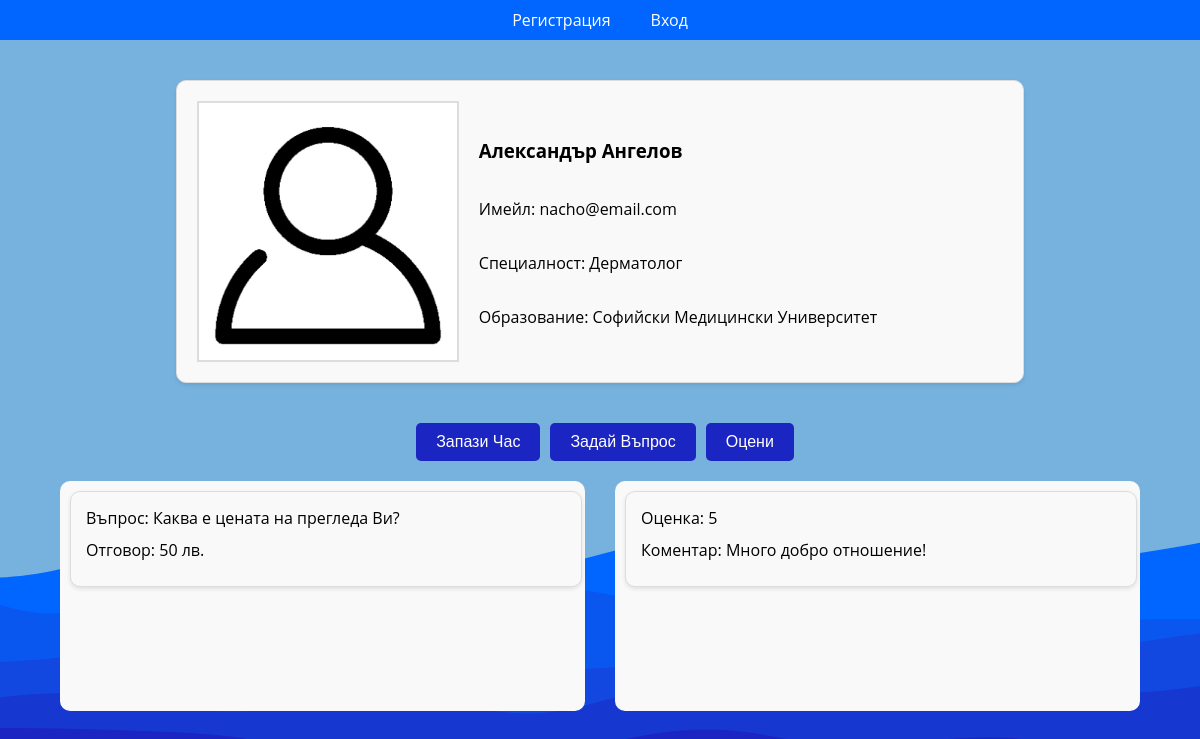
Page /byte/doctor.php?id=30 on the committed database.
### tables this page shows
CREATE TABLE `photos` (
  `id` bigint(60) NOT NULL COMMENT 'ID of the photo',
  `photo_url` mediumtext NOT NULL,
  `alt` varchar(30) DEFAULT NULL
);

CREATE TABLE `users` (
  `id` bigint(20) NOT NULL COMMENT 'primary key',
  `first_name` varchar(50) DEFAULT NULL COMMENT 'the user''s first name',
  `last_name` varchar(50) DEFAULT NULL COMMENT 'the user''s last name',
  `user_type` varchar(20) NOT NULL DEFAULT 'USER' COMMENT 'foreign key to user''s type',
  `email` varchar(50) NOT NULL COMMENT 'the user''s email',
  `password` varchar(300) NOT NULL COMMENT 'the user''s password',
  `phone` varchar(50) DEFAULT NULL COMMENT 'the user''s phone',
  `profile_picture_id` bigint(60) NOT NULL DEFAULT 1 COMMENT 'Foreign Key to the Profile picture'
);

CREATE TABLE `doctors_info` (
  `id` bigint(20) NOT NULL COMMENT 'foreign key to the User id in the users table',
  `specialty` varchar(50) NOT NULL COMMENT 'the doctor''s specialty',
  `education` varchar(100) NOT NULL COMMENT 'the doctor''s university'
);

CREATE TABLE `questions` (
  `id` bigint(60) NOT NULL,
  `doctor_id` bigint(60) DEFAULT NULL,
  `user_id` bigint(60) DEFAULT NULL,
  `question` varchar(500) NOT NULL,
  `answer` varchar(200) DEFAULT NULL
);

CREATE TABLE `reviews` (
  `id` bigint(60) NOT NULL,
  `doctor_id` bigint(60) DEFAULT NULL,
  `client_id` bigint(60) DEFAULT NULL,
  `rating` bigint(60) NOT NULL,
  `comment` varchar(200) DEFAULT NULL
);

### database/database.php (called while the page is built, shortened)
<?php
  class Database
  {
    private $connection;
    public function __construct()
    {
      $host = 'localhost';
      $username = 'admin';
      $password = 'admin';
      $databaseName = 'byte';
      $this->connection = new PDO("mysql:host=$host;dbname=$databaseName", $username, $password);
      $this->connection->setAttribute(PDO::ATTR_ERRMODE, PDO::ERRMODE_EXCEPTION);
    }
    public function getConnection(): PDO
    {
      return $this->connection;
    }
  }

### database/repositories/DoctorRepository.php (called while the page is built, shortened)
<?php
  require_once __DIR__ . '/DoctorInfoRepository.php';
  require_once __DIR__ . '/UsersRepository.php';
  require_once __DIR__ . '/../../models/User.php';
  require_once __DIR__ . '/../../models/Doctor.php';
  require_once __DIR__ . '/../../models/DoctorInfo.php';
  class DoctorRepository
  {
    private UsersRepository $usersRepository;
    private DoctorInfoRepository $doctorInfoRepository;
    public function __construct()
    {
      $this->usersRepository = new UsersRepository();
      $this->doctorInfoRepository = new DoctorInfoRepository();
    }
    public function getById($id): ?Doctor
    {
      $user = $this->usersRepository->getDoctorById($id);
      $doctorInfo = $this->doctorInfoRepository->getById($id);
      return new Doctor(
          $user->id,
          $user->firstName,
          $user->lastName,
          $user->email,
          $user->profilePicture,
          $doctorInfo->specialty,
          $doctorInfo->education
      );
    }
  }

### database/repositories/Repository.php (called while the page is built, shortened)
<?php
  require __DIR__ . '/../database.php';
  class Repository
  {
    protected Database $database;
    protected string $tableName;
    public function __construct($tableName)
    {
      $this->database = new Database();
      $this->tableName = $tableName;
    }
    public function select($data, $operator = "&&"): false|array
    {
      $columns = array_keys($data);
      $placeholders = array_map(function ($value) {
        return "$value=?";
      }, $columns);
      $valuesPlaceholders = implode($operator, $placeholders);
      $command = "SELECT * FROM $this->tableName WHERE $valuesPlaceholders";
      $query = $this->database->getConnection()->prepare($command);
      $index = 1;
      foreach ($data as $key => $value) {
        $query->bindValue($index++, $value);
      }
      $query->execute();
      return $query->fetchAll(PDO::FETCH_ASSOC);
    }
  }

### database/repositories/UsersRepository.php (called while the page is built, shortened)
<?php
  require_once __DIR__ . '/Repository.php';
  require_once __DIR__ . '/PhotoRepository.php';
  require_once __DIR__ . '/../../models/User.php';
  class UsersRepository extends Repository
  {
    private PhotoRepository $photoRepository;
    public function __construct()
    {
      $this->photoRepository = new PhotoRepository();
    }
    public function getById($id): ?User
    {
      $users = $this->select([
          "id" => $id
      ]);
      return $this->constructUser($users[0]);
    }
    private function constructUser($foundUser): User
    {
      $user = new User(
          $foundUser['first_name'],
          $foundUser['last_name'],
          $foundUser['email'],
          $foundUser['password'],
          $foundUser['user_type']
      );
      $user->id = $foundUser['id'] ?? null;
      $user->phone = $foundUser['phone'] ?? '';
      $user->profilePictureId = $foundUser['profile_picture_id'] ?? 1;
      $user->profilePicture = $this->photoRepository->getById($user->profilePictureId);
      $user->profilePicture->userId = $user->id;
      return $user;
    }
    public function getDoctorById($id): ?User
    {
      $users = $this->select([
          "user_type" => 'DOCTOR',
          "id" => $id
      ]);
      return $this->constructUser($users[0]);
    }
  }

### database/repositories/PhotoRepository.php (called while the page is built, shortened)
<?php
  require_once __DIR__ . '/Repository.php';
  class PhotoRepository extends Repository
  {
    public function getById($id): ?Photo
    {
      $photos = $this->select([
          "id" => $id
      ]);
      return $this->constructPhoto($photos[0]);
    }
    private function constructPhoto($foundPhoto): Photo
    {
      $photo = new Photo(
          $foundPhoto['photo_url'],
          $foundPhoto['alt'],
      );
      $photo->id = $foundPhoto['id'] ?? null;
      return $photo;
    }
  }

### database/repositories/DoctorInfoRepository.php (called while the page is built, shortened)
<?php
  require_once __DIR__ . '/Repository.php';
  require_once __DIR__ . '/UsersRepository.php';
  require_once __DIR__ . '/../../models/User.php';
  require_once __DIR__ . '/../../models/DoctorInfo.php';
  class DoctorInfoRepository extends Repository
  {
    private UsersRepository $usersRepository;
    public function __construct()
    {
      $this->usersRepository = new UsersRepository();
    }
    private function constructDoctorInfo(int $userId, $doctorInfo): DoctorInfo
    {
      return new DoctorInfo(
          $userId,
          $doctorInfo['specialty'],
          $doctorInfo['education']
      );
    }
    public function getById($id): ?DoctorInfo
    {
      $user = $this->usersRepository->getById($id);
      $doctorInfo = $this->select([
          'id' => $id
      ]);
      return $this->constructDoctorInfo($user->id, $doctorInfo[0]);
    }
  }

### models/User.php (called while the page is built, shortened)
<?php
  class User
  {
    public function __construct($firstName, $lastName, $email, $password, $userType = 'USER')
    {
      $this->firstName = $firstName;
      $this->lastName = $lastName;
      $this->email = $email;
    }
  }

### models/DoctorInfo.php (called while the page is built, shortened)
<?php
  class DoctorInfo
  {
    public function __construct($id, $specialty, $education)
    {
      $this->specialty = $specialty;
    }
  }

### database/repositories/QuestionRepository.php (called while the page is built, shortened)
<?php
require_once __DIR__ . '/UsersRepository.php';
require_once __DIR__ . '/../../models/User.php';
require_once __DIR__ . '/../../models/Question.php';
class QuestionRepository extends Repository
{
    private function constructQuestion($foundQuestion): ?Question
    {
      $question = new Question(
          $foundQuestion['doctor_id'],
          $foundQuestion['user_id'],
          $foundQuestion['question'],
          $foundQuestion['answer']
      );
      $question->id = $foundQuestion['id'] ?? null;
      return $question;
    }
    public function getQuestions($doctorId): ?array
    {
        $questionsForDoctor = $this->select([
            'doctor_id' => $doctorId
        ]);
        $questions = [];
        foreach ($questionsForDoctor as $question_for_doctor) {
          $questions[] = $this->constructQuestion($question_for_doctor);
        }
        return $questions;
    }
}
?>

### models/Question.php (called while the page is built, shortened)
<?php
  class Question
  {
    public function __construct($doctor_id, $user_id, $question, $answer)
    {
      $this->question = $question;
      $this->answer = $answer;
    }
  }
?>

### database/repositories/ReviewRepository.php (called while the page is built, shortened)
<?php
require_once __DIR__ . '/UsersRepository.php';
require_once __DIR__ . '/../../models/User.php';
require_once __DIR__ . '/Repository.php';
require_once __DIR__ . '/../../models/Review.php';
class ReviewRepository extends Repository
{
    private function constructReview($foundReview): ?Review
    {
      $review = new Review(
          $foundReview['doctor_id'],
          $foundReview['client_id'],
          $foundReview['rating'],
          $foundReview['comment']
      );
      $review->id = $foundReview['id'] ?? null;
      return $review;
    }
    public function getReviews($doctorId): ?array
    {
        $reviewsForDoctor = $this->select([
            'doctor_id' => $doctorId
        ]);
        $reviews = [];
        foreach ($reviewsForDoctor as $review_for_doctor) {
          $reviews[] = $this->constructReview($review_for_doctor);
        }
        return $reviews;
    }
}

### models/Review.php (called while the page is built, shortened)
<?php
class Review
{
    public function __construct($doctor_id, $client_id, $rating, $comment)
    {
        $this->rating = $rating;
        $this->comment = $comment;
    }
}

### byte/doctor.php (the view, shortened to what this page needs)
<!DOCTYPE html>
<html lang="bg">
<head>
    <link rel="stylesheet" href="/public/styles/doctor.css">
</head>
<body>
<?php
  require_once 'shared/head.php';
  require_once 'shared/header.php';
?>
<?php
  require_once __DIR__ . '/../database/repositories/DoctorRepository.php';
  require_once __DIR__ . '/../database/repositories/QuestionRepository.php';
  require_once __DIR__ . '/../database/repositories/ReviewRepository.php';
  $doctorRepository = new DoctorRepository();
  $questionsRepository = new QuestionRepository();
  $reviewRepository = new ReviewRepository();
  $id = $_GET['id'];
  $doctor = $doctorRepository->getById($id);
  $questions = $questionsRepository->getQuestions($id) ?? [];
  $reviews = $reviewRepository->getReviews($id) ?? [];
  $item = '<div class="doctor-profile">';
  $item .= '<img class="doctor-picture" src="' . $doctor->profilePicture->url . '" alt="profile picture">';
  $item .= '<div class="doctor-info">';
  $item .= '<h3>' . $doctor->firstName . ' ' . $doctor->lastName . '</h3>';
  $item .= '<p> Имейл: ' . $doctor->email . '</p>';
  $item .= '<p> Специалност: ' . $doctor->specialty . '</p>';
  $item .= '<p> Образование: ' . $doctor->education . '</p>';
  $item .= '</div>';
  $item .= '</div>';
  echo '<section class="list">';
  echo $item;
  echo '</section>';
  $appointmentRedirectUrl = '/byte/appointments.php?doctorId=' . $id;
?>
<div class="button-container">
    <button type="button" class=""><a class="appointment-href" href="<?= $appointmentRedirectUrl ?>">Запази Час</a>
    </button>
    <button type="button" id="askQuestionBtn">Задай Въпрос</button>
    <button type="button" id="giveReviewBtn">Оцени</button>
</div>
<div class="forms-container">
    <?php
        include "questions_list.php";
        include "reviews_list.php";
    ?>
</div>
</body>
</html>

### byte/questions_list.php
<?php
  $items = '';
  foreach ($questions as $question) {
    $items .= '<div class="question-box">';
    $items .= '<p> Въпрос: ' . $question->question . '</p>';
    if(isset($question->answer)) {
      $items .= '<p> Отговор: ' . $question->answer . '</p>';
    }
    $items .= '</div>';
  }
  echo '<section class="questions-container">';
  echo $items;
  echo '</section>';
?>

### byte/reviews_list.php
<?php
  $items = '';
  foreach ($reviews as $review) {
    $items .= '<div class="review-box">';
    $items .= '<p> Oценка: ' . $review->rating . '</p>';
    if(isset($review->comment)) {
      $items .= '<p> Коментар: ' . $review->comment . '</p>';
    }
    $items .= '</div>';
  }
  echo '<section class="reviews-container">';
  echo $items;
  echo '</section>';
?>

### public/styles/doctor.css (style rules this page uses)
.doctor-picture { max-width: 32%; margin-right: 20px; border: 2px solid #ddd; }
.doctor-profile { display: flex; justify-content: flex-start; max-width: 70%; margin: 20px auto; padding: 20px; border: 1px solid #ddd; border-radius: 10px; background-color: #f9f9f9; box-shadow: 0 2px 4px rgba(0, 0, 0, 0.1); }
.doctor-info { display: flex; flex-direction: column; justify-content: center; }
.button-container { display: flex; }
.button-container button { margin-left: 10px; padding: 10px 20px; border: none; border-radius: 5px; background-color: #1b25c1; color: white; font-size: 16px; cursor: pointer; transition: background-color 0.3s ease; }
.questions-container , .reviews-container { display: flex; flex-direction: column; flex: 1; padding: 10px; gap: 15px; width: 50%; overflow-y: scroll; background-color: #f9f9f9; border-radius: 10px; padding: 10px; margin-bottom: 10px; }
.questions-container { float: left; }
.reviews-container { float: right; }
.question-box , .review-box { padding: 15px; border: 1px solid #ddd; border-radius: 10px; background-color: #f9f9f9; box-shadow: 0 2px 4px rgba(0, 0, 0, 0.1); width: 95%; }
.question-box p, .review-box p { margin: 0 0 10px; }
.appointment-href { color: #fff; text-decoration: none; }
.forms-container { display: flex; justify-content: space-between; gap: 30px; width: 90%; height: 30vh; }

### public/styles/styles.css (style rules this page uses)
:root { --background-color: #FAFAFA; --primary-color: #0066FF; --primary-color-dark: #1b25c1; }
body { background: url('../assets/background_image.svg') no-repeat center center fixed; -webkit-background-size: cover; -moz-background-size: cover; -o-background-size: cover; background-size: cover; font-family: "Open Sans", sans-serif; margin: 0; width: 100%; max-width: 100%; height: 100vh; }

### public/styles/forms.css (style rules this page uses)
:root { --border-color: #424ac3; --text-color: #262dac; --button-color: #2b329c; }
body { display: flex; flex-direction: column; align-items: center; gap: 20px; }

### rows in the picture
photos: photo_url (placeholder picture)
users: first_name "Александър", last_name "Ангелов", email "nacho@email.com"
doctors_info: specialty "Дерматолог", education "Софийски Медицински Университет"
questions: question "Каква е цената на прегледа Ви?", answer "50 лв."
reviews: rating "5", comment "Много добро отношение!"
